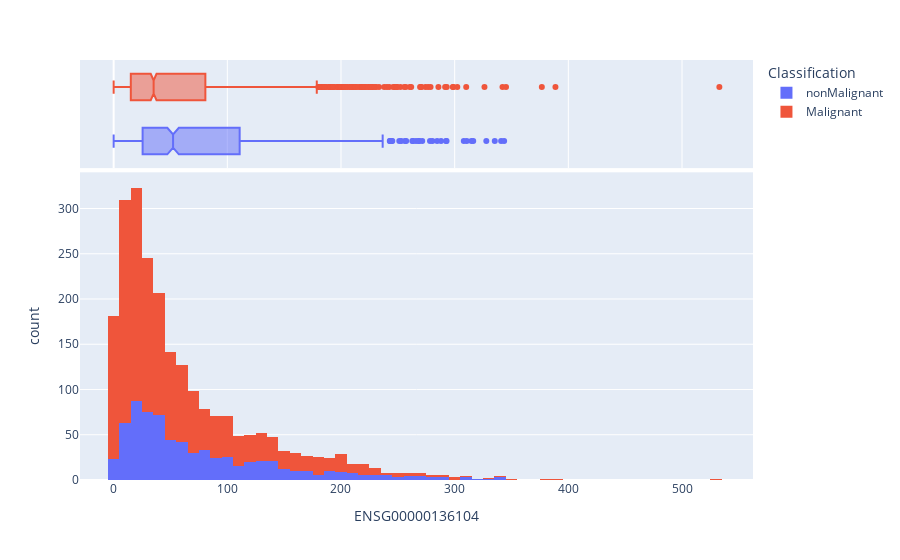

The notebook cell this image was saved under:
### Code cell
fig = px.histogram(df_genes_labels, x=column_gene_name,  color="Classification", marginal="box")
fig.show()

### Figure 1 — Plotly figure (JSON) as saved in the notebook; plotly's stock layout.template omitted (floating-point values rounded to 4 significant figures; data arrays with more than 128 entries replaced by an {"elided": "..."} marker saying what was removed)
{"data": [{"alignmentgroup": "True", "bingroup": "x", "hovertemplate": "Classification=nonMalignant<br>ENSG00000136104=%{x}<br>count=%{y}<extra></extra>", "legendgroup": "nonMalignant", "marker": {"color": "#636efa", "pattern": {"shape": ""}}, "name": "nonMalignant", "offsetgroup": "nonMalignant", "orientation": "v", "showlegend": true, "type": "histogram", "x": {"elided": "701 float values"}, "xaxis": "x", "yaxis": "y"}, {"alignmentgroup": "True", "hovertemplate": "Classification=nonMalignant<br>ENSG00000136104=%{x}<extra></extra>", "legendgroup": "nonMalignant", "marker": {"color": "#636efa"}, "name": "nonMalignant", "notched": true, "offsetgroup": "nonMalignant", "showlegend": false, "type": "box", "x": {"elided": "701 float values"}, "xaxis": "x2", "yaxis": "y2"}, {"alignmentgroup": "True", "bingroup": "x", "hovertemplate": "Classification=Malignant<br>ENSG00000136104=%{x}<br>count=%{y}<extra></extra>", "legendgroup": "Malignant", "marker": {"color": "#EF553B", "pattern": {"shape": ""}}, "name": "Malignant", "offsetgroup": "Malignant", "orientation": "v", "showlegend": true, "type": "histogram", "x": {"elided": "1626 float values"}, "xaxis": "x", "yaxis": "y"}, {"alignmentgroup": "True", "hovertemplate": "Classification=Malignant<br>ENSG00000136104=%{x}<extra></extra>", "legendgroup": "Malignant", "marker": {"color": "#EF553B"}, "name": "Malignant", "notched": true, "offsetgroup": "Malignant", "showlegend": false, "type": "box", "x": {"elided": "1626 float values"}, "xaxis": "x2", "yaxis": "y2"}], "layout": {"barmode": "relative", "legend": {"title": {"text": "Classification"}, "tracegroupgap": 0}, "margin": {"t": 60}, "xaxis": {"anchor": "y", "domain": [0, 1], "title": {"text": "ENSG00000136104"}}, "xaxis2": {"anchor": "y2", "domain": [0, 1], "matches": "x", "showgrid": true, "showticklabels": false}, "yaxis": {"anchor": "x", "domain": [0, 0.7326], "title": {"text": "count"}}, "yaxis2": {"anchor": "x2", "domain": [0.7426, 1], "matches": "y2", "showgrid": false, "showline": false, "showticklabels": false, "ticks": ""}}}
